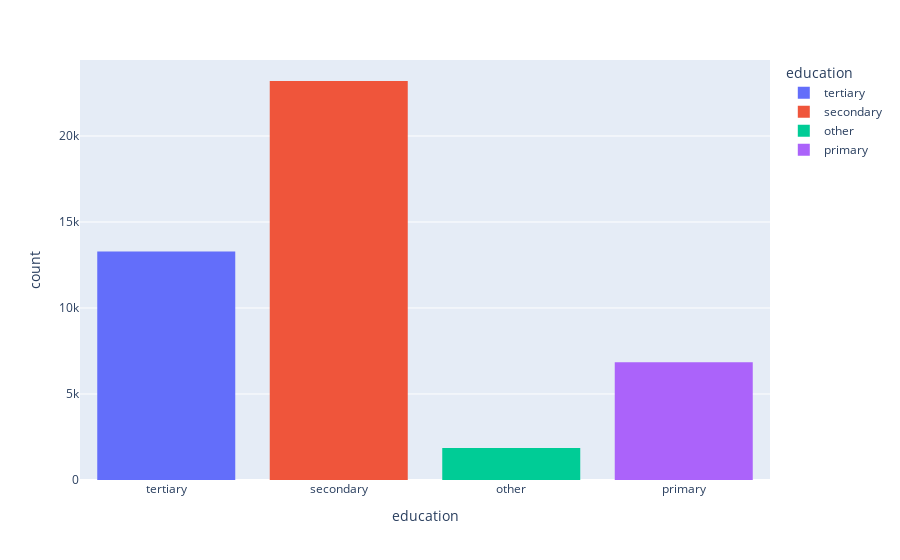

The notebook cell this image was saved under:
### Code cell
px.histogram(data, x="education", color="education")

### Figure 1 — Plotly figure (JSON) as saved in the notebook; plotly's stock layout.template omitted (floating-point values rounded to 4 significant figures; data arrays with more than 128 entries replaced by an {"elided": "..."} marker saying what was removed)
{"data": [{"alignmentgroup": "True", "bingroup": "x", "hovertemplate": "education=%{x}<br>count=%{y}<extra></extra>", "legendgroup": "tertiary", "marker": {"color": "#636efa"}, "name": "tertiary", "offsetgroup": "tertiary", "orientation": "v", "showlegend": true, "type": "histogram", "x": {"elided": "13291 str values"}, "xaxis": "x", "yaxis": "y"}, {"alignmentgroup": "True", "bingroup": "x", "hovertemplate": "education=%{x}<br>count=%{y}<extra></extra>", "legendgroup": "secondary", "marker": {"color": "#EF553B"}, "name": "secondary", "offsetgroup": "secondary", "orientation": "v", "showlegend": true, "type": "histogram", "x": {"elided": "23196 str values"}, "xaxis": "x", "yaxis": "y"}, {"alignmentgroup": "True", "bingroup": "x", "hovertemplate": "education=%{x}<br>count=%{y}<extra></extra>", "legendgroup": "other", "marker": {"color": "#00cc96"}, "name": "other", "offsetgroup": "other", "orientation": "v", "showlegend": true, "type": "histogram", "x": {"elided": "1857 str values"}, "xaxis": "x", "yaxis": "y"}, {"alignmentgroup": "True", "bingroup": "x", "hovertemplate": "education=%{x}<br>count=%{y}<extra></extra>", "legendgroup": "primary", "marker": {"color": "#ab63fa"}, "name": "primary", "offsetgroup": "primary", "orientation": "v", "showlegend": true, "type": "histogram", "x": {"elided": "6846 str values"}, "xaxis": "x", "yaxis": "y"}], "layout": {"barmode": "relative", "legend": {"title": {"text": "education"}, "tracegroupgap": 0}, "margin": {"t": 60}, "xaxis": {"anchor": "y", "categoryarray": ["tertiary", "secondary", "other", "primary"], "categoryorder": "array", "domain": [0, 1], "title": {"text": "education"}}, "yaxis": {"anchor": "x", "domain": [0, 1], "title": {"text": "count"}}}}
